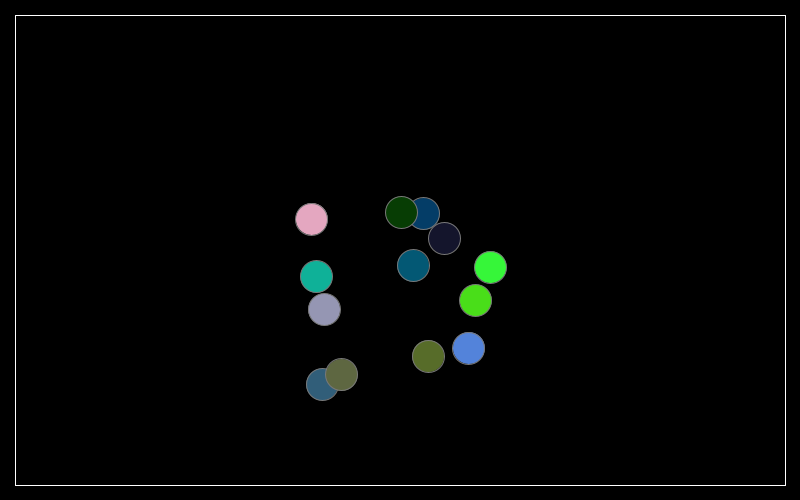
Frame 1 (no input)
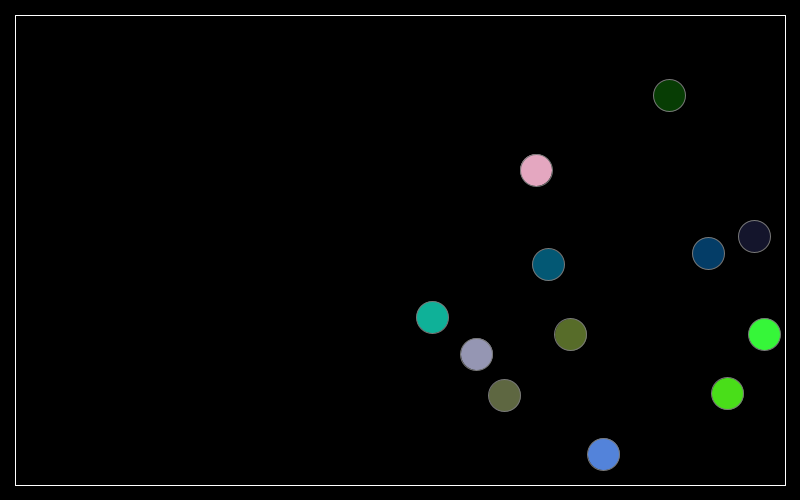
Frame 60 (the mouse pressed at the canvas centre just before this capture)
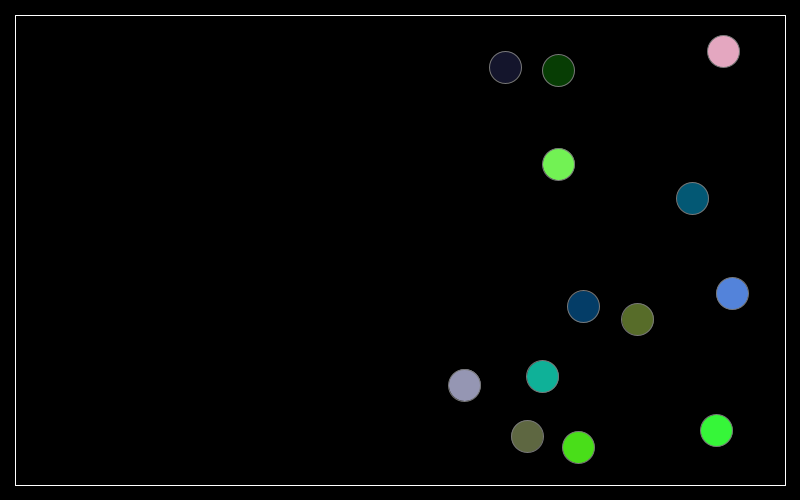
Frame 120 (the mouse held since frame 60 and released just before this capture)

The Processing sketch that drew these frames (run headless with seeded random() and noise(); from frame 60 on, the mouse is pressed at the canvas centre):

// Processing sketch: processing_150730
// ── processing_150730.pde

/**
 * Simple Pimball
 * 
 * Pablo Casanova y Juan Carlos Leal
 */
 
Tablero pim;
ArrayList<Particle> bolas;
int i=0;
float dt = 0.2;
float radius = 16;
float score = 0;
PVector vInicial=new PVector(0,0);

void setup() {
  size(800,500);
  
  // Campo: Extremos de la pantalla
  pim = new Tablero();
  
  // Bolas
  bolas = new ArrayList<Particle>();
  int maxBolas = 15;
  

  for (int i = 0; i < maxBolas; i++){
  PVector pos1 = new PVector(random(300,500),random(200,400));
  Particle p = new Particle(pos1, radius);
  bolas.add(p); 
  }
}

void draw() {
  background(0);
  fill(255);
  
  // Actualiza las partículas: colisiones y dibujado
  for (int i=0;i<bolas.size();i++){
    Particle p = bolas.get(i);
    p.update();
    for (int j=i+1;j<bolas.size();j++){
      Particle q = bolas.get(j);
       p.collision(q);
    }
    p.display();
  }
 
 // Calcula Colisiones y dibuja el Pimball 
  pim.update();
  pim.display(); 
}

void mousePressed()
{
  PVector pos = new PVector(mouseX, mouseY);
  Particle p = new Particle(pos, radius);
  bolas.add(p);
}


/*
 * Clase para describir las diferentes partículas
 *
**/

class Particle{
  PVector location;
  PVector velocity;
  PVector acceleration;
  float mass = 2;
  float radius;
  PVector gravity = new PVector(0,0);
  color c;
  Particle(PVector pos, float r){
    acceleration = new PVector(0, 0);
    location = pos.get();
    velocity = new PVector(random(10,30), random(-10,16));
    radius = r;
    i++;   
     c = color(random(0,255), random(0,255), random(0,255));
  }

  //F = m * a
  void applyForce(PVector f){
    PVector force = PVector.div(f.get(), mass);
    acceleration.add(force);
  }

  void run(){
    update();
    display();
  }  
    //Colisiones partícula-partícula
  void collision(Particle p){
    PVector dif = PVector.sub(this.location, p.location);
    PVector d= new PVector(0,0);
    d.set(dif);
    float dist = d.mag();
    
    //Check Collision
    if(dist < this.radius + p.radius){
      // Calculamos la velocidad normal
      PVector w1 = new PVector(0,0);
      w1.set(d);
      w1.normalize();
      PVector vNormal1 = PVector.mult(w1,this.velocity.dot(d)/dist);
      PVector vNormal2 = PVector.mult(w1,p.velocity.dot(d)/dist);
      
      // Calculamos la velocidad tangencial
      PVector vTang1 = PVector.sub(this.velocity, vNormal1);
      PVector vTang2 = PVector.sub(p.velocity, vNormal2);
     
      // Restitución
      float L = (this.radius + p.radius) - dist;
      float vrel = (PVector.sub(vNormal1, vNormal2)).mag();
      //Vector distancia perpendicular entre las dos partículas
      this.location = PVector.add(this.location,PVector.mult(vNormal1, -L/vrel));
      p.location = PVector.add(p.location,PVector.mult(vNormal2,-L/vrel));
      
      //Componentes de la velocidad normal después del impacto
      float m1 = this.mass;
      float m2 = p.mass;
      float u1 = vNormal1.dot(d)/dist;
      float u2 = vNormal2.dot(d)/dist;
      float v1 = (((m1-m2)*u1)+(2*m2*u2))/(m1+m2);
      float v2 = (((m2-m1)*u2)+(2*m1*u1))/(m1+m2);
      
      //Vectores de la velocidad normal después de la colisión
      vNormal1 = PVector.mult(w1, v1);
      vNormal2 = PVector.mult(w1, v2);
      
      //Velocidad final
      this.velocity = PVector.add(vNormal1, vTang1);
      p.velocity = PVector.add(vNormal2, vTang2);
    }     
  }
  //Método para actualizar la posición
  void update(){
    applyForce(gravity);    
    velocity.add(PVector.mult(acceleration, dt));
    location.add(PVector.mult(velocity, dt));
    acceleration = new PVector(0,0); 
  }

  //Método para el display
  void display(){
    
    stroke(120);
    strokeWeight(1);
    fill(c);
    
    ellipse(location.x, location.y, radius*2, radius*2);  
 
    /*
    imageMode(CENTER);
    image(img,location.x,location.y);  
    */
  }
  
  
}
class Plano{
  PVector pto1;  //Principio Plano
  PVector pto2;  //Final Plano
  PVector plano;  
  PVector normal;
  float Kr= 0.9;
  
  Plano(float x1, float y1, float x2, float y2)
  {
    pto1 = new PVector(x1,y1);
    pto2 = new PVector(x2,y2);
    plano = PVector.sub(pto2, pto1);
    normal =  new PVector(-plano.y, plano.x);
    normal.normalize();
  }
  
  // Colisiones con el plano (pto1, pto2)
  void checkCollisions(Particle p)
  {
    //Comienzo del plano y final del plano
    PVector xp1 = PVector.sub(pto1, p.location);
    PVector xp2 = PVector.sub(pto2, p.location);
    PVector dist;
    PVector planoUnit = new PVector (0,0);
    
    //Calculamos el modulo del plano
    float modPlano = plano.mag();
    //Proyeccion de los vecotres en el vector Plano
    float proj1= xp1.dot(plano)/modPlano;
    float proj2= xp2.dot(plano)/modPlano;
    planoUnit.set(plano);
    planoUnit.normalize();
    //Vector distancia perpendicular entre el objeto y el plano
    dist = PVector.add(xp1,PVector.mult(planoUnit,proj1*(-1)));
   
    // Check collision
    if(abs(proj1) < modPlano && abs(proj2) < modPlano){
      if(dist.mag() < p.radius){   
        PVector dirNorm = normal.get();
        if(dirNorm.dot(p.velocity)>0)
          dirNorm.mult(-1);
         
        //Reposicionamiento 
        float angle = PVector.angleBetween(p.velocity,plano);
        float deltaS = (p.radius+dist.dot(dirNorm))/sin(angle);
        PVector desp1 = PVector.mult(dirNorm,deltaS);
        p.location.add(desp1);
        //Calculo de Velocidad de Salida
        float nv = normal.dot(p.velocity);
        PVector vN = PVector.mult(normal,nv);
        PVector vT = PVector.sub(p.velocity,vN); 
        p.velocity = PVector.sub(vT,PVector.mult(vN,Kr));
        
       
      }  
    }
    //Casos en los que las particulas rebotan en los extremos del plano
    else if (abs(xp1.mag()) <p.radius){
     
    }
    else if (abs(xp2.mag())<p.radius){
    
    }   
  }
}
// Tablero del Pimball
class Tablero {
  
  ArrayList<Plano> planos;

  Tablero() // Constructor: Crea el pimball
  {
    int maxPlanos = 6;
    planos = new ArrayList<Plano>();
    
    Plano arriba = new Plano (15,15,width-15,15);
    Plano abajo = new Plano (15,height-15,width-15,height-15);
    Plano derecha = new Plano (15,15,15,height-15);
    Plano izquierda = new Plano (width-15,15,width-15,height-15);
    planos.add(arriba);
    planos.add(abajo);
    planos.add(derecha);
    planos.add(izquierda);
   
  }
 
  

  void update()
  {
    for (int i = planos.size()-1; i >= 0; i--) {
       Plano p = planos.get(i);
       for (int j = 0; j < bolas.size(); j++){
          Particle b = bolas.get(j);
          p.checkCollisions(b);
       }
    }
  }
  
  void display()
  {
      stroke(255);
      fill(255);
      strokeWeight(1);  // Beastly
      for (int i = 0; i < planos.size(); i++){
        Plano p = planos.get(i);
          
        line(p.pto1.x, p.pto1.y, p.pto2.x, p.pto2.y);
      }

  }
}
